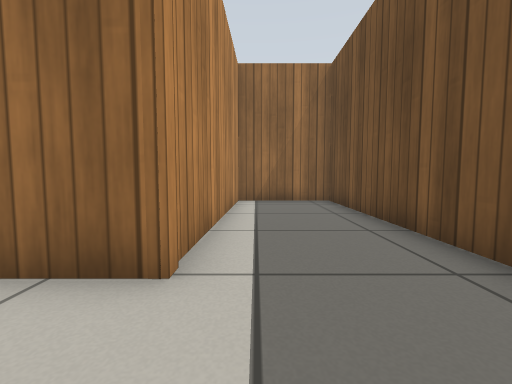
view 1 (above)

16 first-person views from a walk through a world built for the Gazebo simulator. The camera is 0.5 m above the floor, tilts 4° down and sees 90° across. The floor is counted in squares, 0.5 m on a side. Each view is taken from the middle of a square. On the plan, view 1 faces up. The plan holds only what a view shows up to about 11 squares ahead; the rest is blank. Gazebo's built-in surfaces are drawn with simple patterns.

view 2
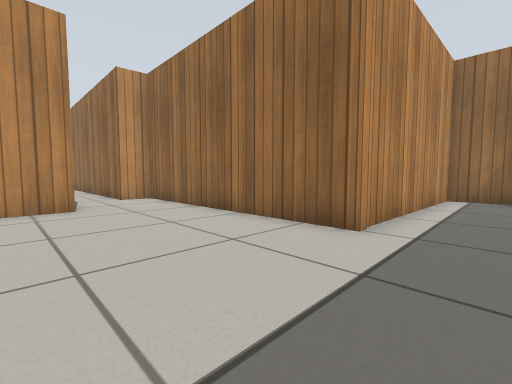

view 3
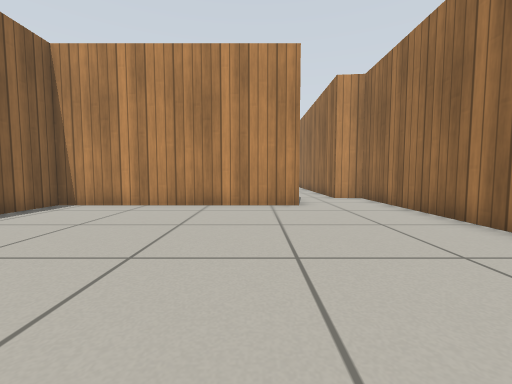

view 4
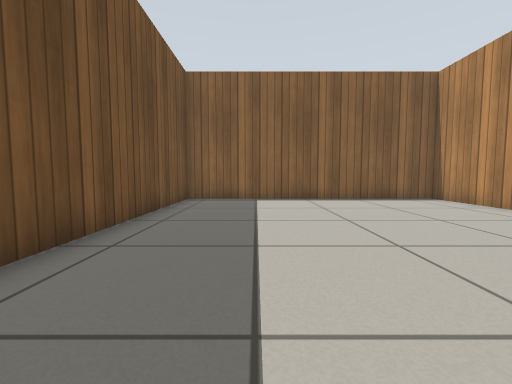

view 5
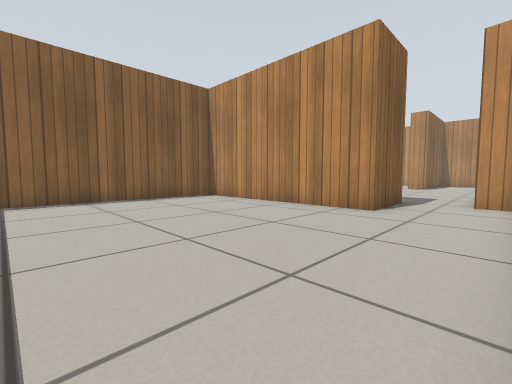

view 6
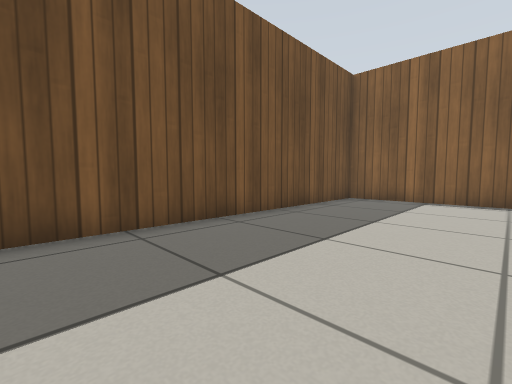

view 7
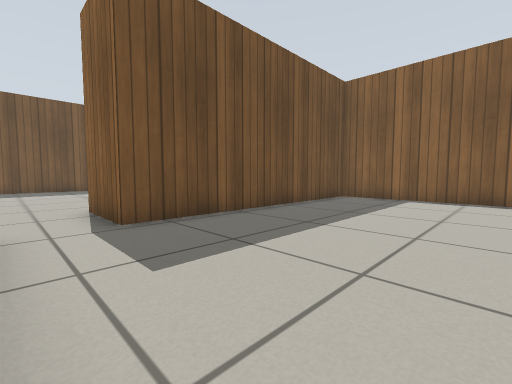

view 8
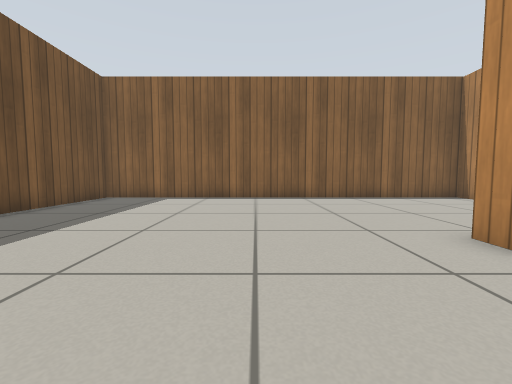

view 9
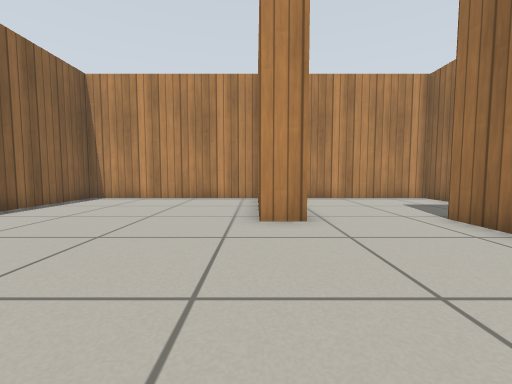

view 10
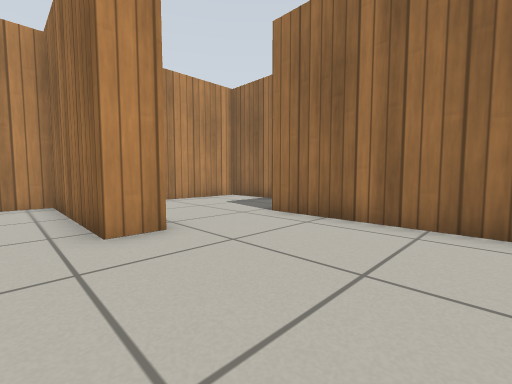

view 11
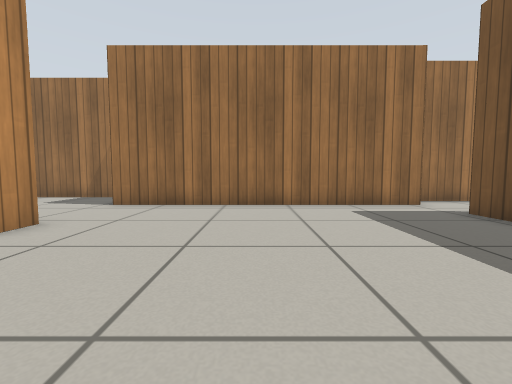

view 12
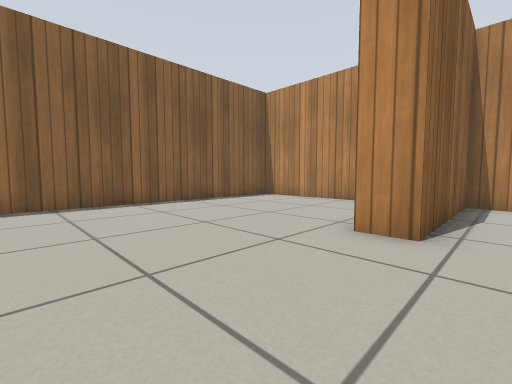

view 13
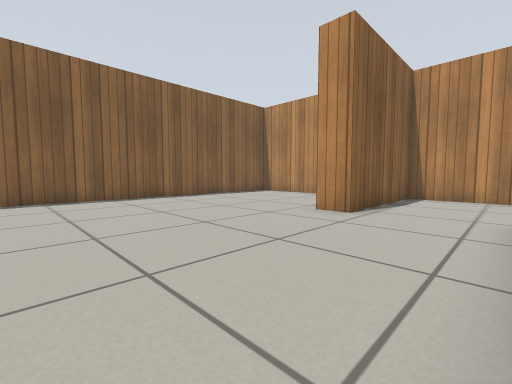

view 14
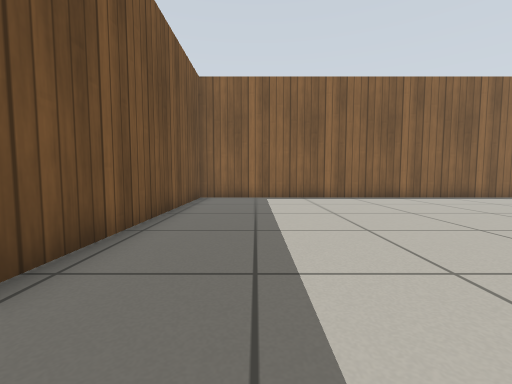

view 15
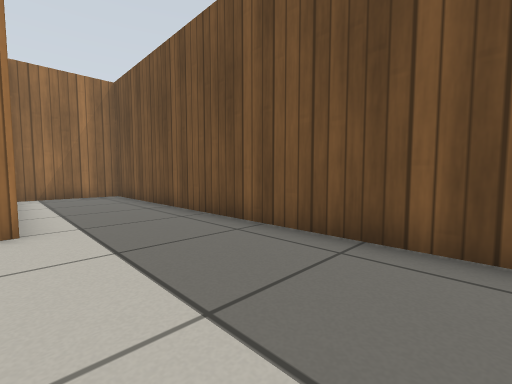

view 16
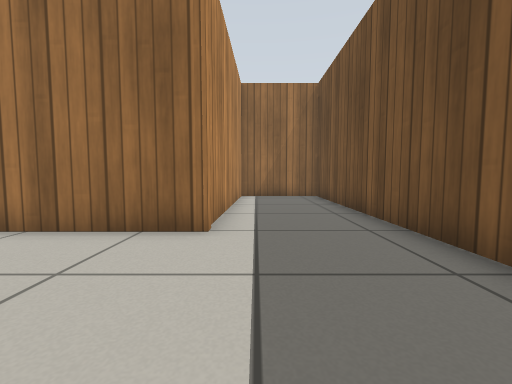

### Floor plan
Ten units are one square. View 1 is at (0, 0); x grows to the right and y downward. Boxes are objects, and circles mark ways between rooms. Rooms are numbered by the first view taken in them; rooms with no view inside come last. Other rooms are left out.
<svg viewBox="-251 -101 283 204">
<path fill="none" stroke="#000" d="M-97 6 -72 6 -72 83 27 83 27 -96 -7 -96 -9 -24 -95 -24 -97 -13M-194 19 -194 29 -246 29 -246 98 -97 98 -97 6M-97 -13 -186 -13M-211 -40 -246 -40 -246 19 -194 19M-186 -13 -198 -13"/>
<circle cx="-90" cy="-5" r="3" fill="#2a7"/>
<circle cx="-193" cy="0" r="3" fill="#2a7"/>
<text x="-20" y="10">1</text>
<text x="-160" y="50">2</text>
<text x="-220" y="-10">3</text>
</svg>
Room 1 opens to room 2. Room 2 opens to room 3.

Where each view was taken, in squares from view 1:
view 1: 0 up, 0 right, facing up
view 2: 2 down, 1 right, facing up-left
view 3: 2 down, 1 right, facing left
view 4: 2 up, 0 right, facing down
view 5: 2 up, 0 right, facing down-left
view 6: 2 up, 2 left, facing down-right
view 7: 1 up, 15 left, facing down-right
view 8: 1 up, 16 left, facing down
view 9: 3 down, 14 left, facing left
view 10: 4 down, 15 left, facing up-left
view 11: 7 down, 15 left, facing up
view 12: 1 down, 15 left, facing down-left
view 13: 1 up, 13 left, facing down-left
view 14: 1 up, 12 left, facing down
view 15: 3 down, 1 left, facing up-right
view 16: 2 down, 0 right, facing up
